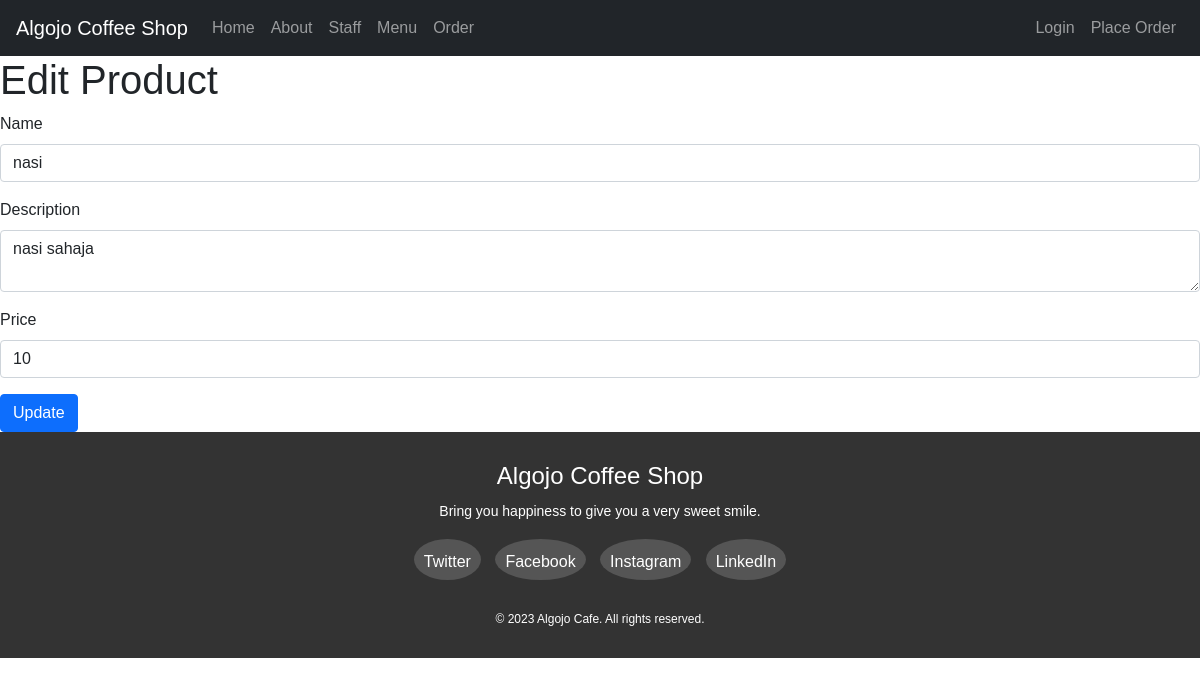
Page /editproduct.php on the committed database.
### tables this page shows
CREATE TABLE `product` (
  `id` int(11) NOT NULL,
  `name` varchar(30) NOT NULL,
  `description` varchar(50) NOT NULL,
  `price` float NOT NULL,
  `category_id` int(10) NOT NULL
);

### editproduct.php (the view, shortened to what this page needs)
<?php include 'header.php'; ?>
<?php
$conn = mysqli_connect("localhost", "root", "", "test");
$id = $_GET["id"];
$sql = "SELECT * FROM product WHERE id='$id'";
$result = mysqli_query($conn, $sql);
$row = mysqli_fetch_assoc($result);
?>
<!DOCTYPE html>
<html>
<head>
    <link rel="stylesheet" href="https://cdn.jsdelivr.net/npm/bootstrap@5.1.3/dist/css/bootstrap.min.css">
</head>
<body>
    <h1>Edit Product</h1>
    <form method="POST" action="<?php echo htmlspecialchars($_SERVER["PHP_SELF"]); ?>">
        <div class="mb-3">
            <label for="name" class="form-label">Name</label>
            <input type="text" class="form-control" id="name" name="name" value="<?php echo $row['name']; ?>">
        </div>
        <div class="mb-3">
            <label for="description" class="form-label">Description</label>
            <textarea class="form-control" id="description" name="description"><?php echo $row['description']; ?></textarea>
        </div>
        <div class="mb-3">
            <label for="price" class="form-label">Price</label>
            <input type="number" class="form-control" id="price" name="price" step="0.01" value="<?php echo $row['price']; ?>">
        </div>
        <button type="submit" class="btn btn-primary">Update</button>
    </form>
</body>
</html>
<?php include 'footer.php'; ?>

### footer.php (style rules this page uses)
body { margin: 0; padding: 0; font-family: Arial, sans-serif; }

### rows in the picture
product: name "nasi", description "nasi sahaja", price "10"
